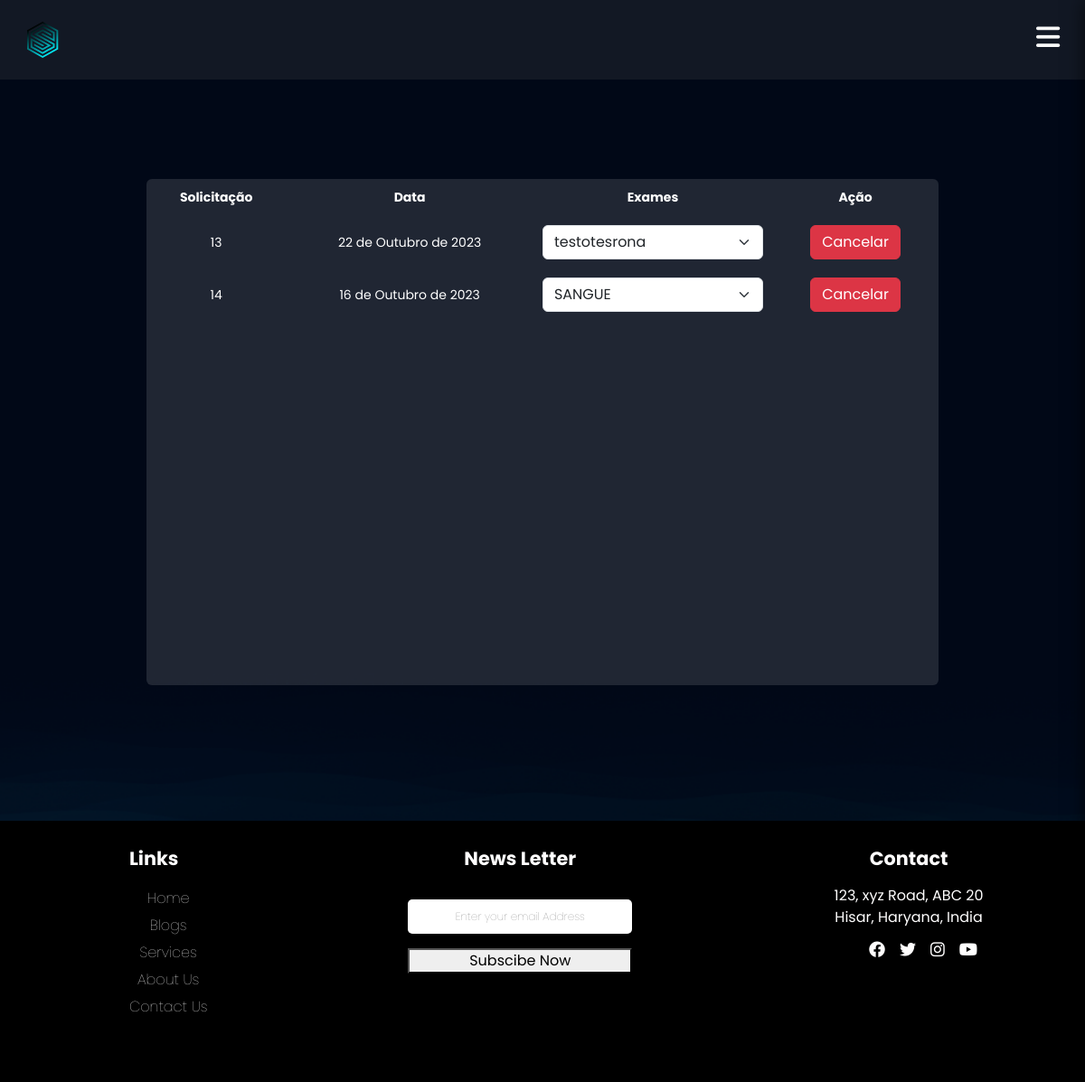
/exames/gerenciar_pedidos/ (signed in), run on the app's committed database.
### exames/models.py (models this page shows, shortened)
class PedidosExames(models.Model):
    usuario = models.ForeignKey(User, on_delete=models.DO_NOTHING)
    exames = models.ManyToManyField(SolicitacaoExame)
    agendado = models.BooleanField(default=True)
    data = models.DateField()

### exames/views.py (the view)
# urls.py: path('gerenciar_pedidos/', views.gerenciar_pedidos, name="gerenciar_pedidos"),
@login_required
def gerenciar_pedidos(request):
    pedidos_exames = PedidosExames.objects.filter(usuario=request.user)
    return render(request, 'gerenciar_pedidos.html', {'pedidos_exames': pedidos_exames})

### exames/templates/gerenciar_pedidos.html (shortened to what this page needs)
{% extends "bases/base.html" %}
{% load static %}
{% block 'head' %}
    <link href="{% static 'exames/css/css.css' %}" rel="stylesheet">
    <link href="{% static 'exames/css/gerenciar_pedidos.css' %}" rel="stylesheet">
{% endblock 'head' %}
{% block 'conteudo' %}
    <br>
    <br>
    <div class="container">
        <div class="card card-view">
            <table>
                <tr>
                  <th>Solicitação</th>
                  <th>Data</th>
                  <th>Exames</th>
                  <th>Ação</th>
                </tr>
                {% for pedidos in pedidos_exames %}
                    <tr class="linha-tabela">
                        <td>{{pedidos.id}}</td>
                        <td>{{pedidos.data}}</td>
                        <td>
                            <select class="form-select">
                                {% for exame in pedidos.exames.all %}
                                    <option style="color: black"  value="">{{exame.exame.nome}}</option>
                                {% endfor %}
                            </select>
                        </td>
                        <td>
                            <a href="{% url "cancelar_pedido" pedidos.id %}"  class="btn btn-danger {% if not pedidos.agendado %} disabled {% endif %}">Cancelar</a>                        </td>
                    </tr>
                {% endfor %}
              </table>
        </div>
    </div>
{% endblock 'conteudo' %}

### templates/static/geral/css/base.css (style rules this page uses)
body { margin: 0; background-color: #343541; color: #f9f9f9; font-family: "Euclid Circular A", "Poppins"; }
* { box-sizing: border-box; }
* { margin: 0; padding: 0; box-sizing: border-box; font-family: 'Poppins', sans-serif; }

### templates/static/exames/css/css.css (style rules this page uses)
body { background-image: url('/static/geral/img/bg2.png'); background-size: cover; }
.card { background-color: rgba(217, 217, 217, .14); color: white; padding: 20px; }

### templates/static/exames/css/gerenciar_pedidos.css (style rules this page uses)
.linha-tabela { background-color: var(--dark-color); height: 20px; }
td, th { padding: 10px; font-size: 14px; }
.card-view { text-align: center; padding: 0; border: none; height: 70vh; }

### data on the page
PedidosExames: id "13", data "22 de Outubro de 2023"
PedidosExames: id "14", data "16 de Outubro de 2023"

### other printed values
form field value "testotesrona"
form field value "SANGUE"
